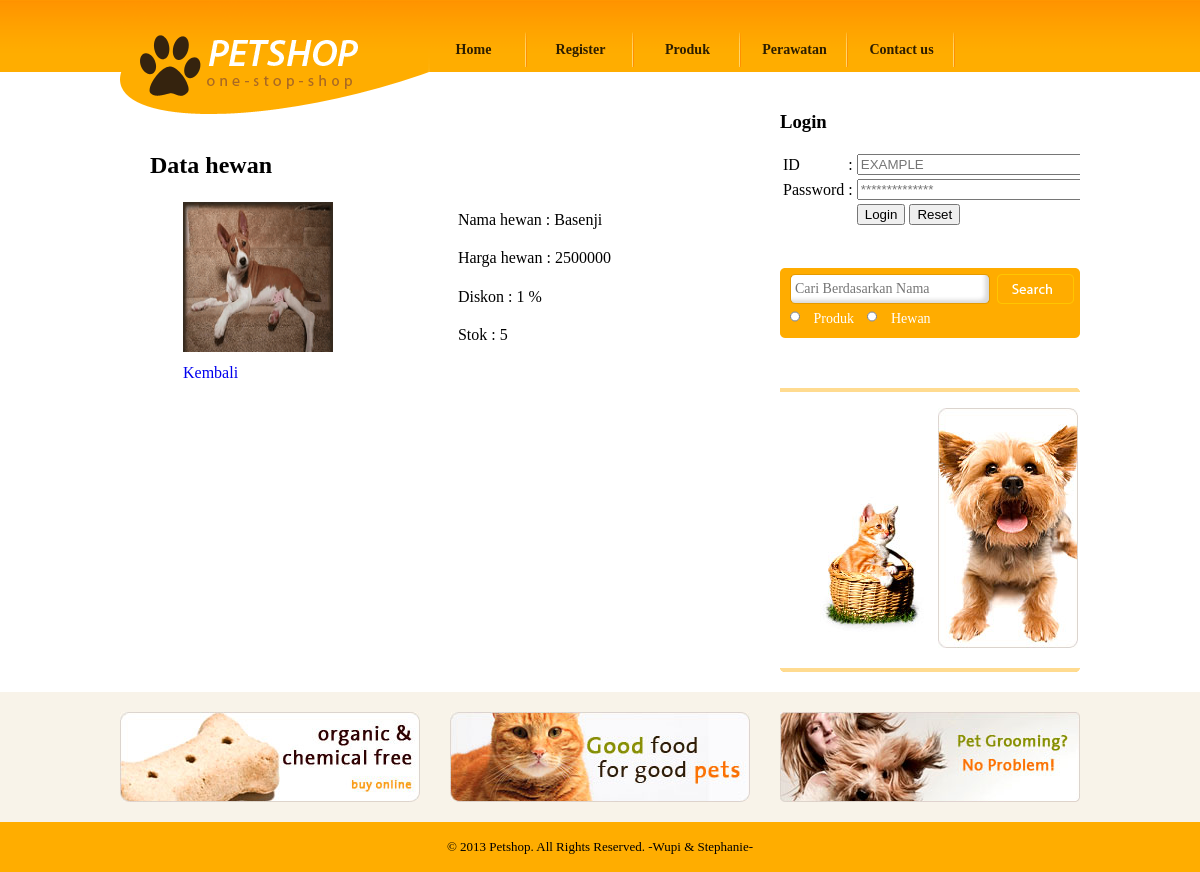
Page /PETSHOP/lihat_hewan.php?id_hewan=1 on the committed database.
### tables this page shows
CREATE TABLE `hewan` (
  `id_hewan` char(8) NOT NULL,
  `id_kategori_hewan` char(8) NOT NULL,
  `nama_hewan` varchar(30) DEFAULT NULL,
  `direktori_gambar_hewan` varchar(100) DEFAULT NULL,
  `harga_hewan` double DEFAULT NULL,
  `diskon` float DEFAULT NULL,
  `stok` int(11) DEFAULT NULL,
  PRIMARY KEY (`id_hewan`),
  KEY `id_kategori_hewan` (`id_kategori_hewan`),
  CONSTRAINT `hewan_ibfk_1` FOREIGN KEY (`id_kategori_hewan`) REFERENCES `kategori_hewan` (`id_kategori_hewan`)
);

### PETSHOP/lihat_hewan.php (the view, shortened to what this page needs)
<!DOCTYPE html PUBLIC "-//W3C//DTD XHTML 1.0 Transitional//EN" "http://www.w3.org/TR/xhtml1/DTD/xhtml1-transitional.dtd">
<html xmlns="http://www.w3.org/1999/xhtml">
<head>
	<link href="css/style.css" rel="stylesheet" type="text/css" />
</head>
<body>
<?php include "header.php";?>
<div id="body">
<div id="content">
<div class="content">
<div class="about">
	<h2>Data hewan</h2>
	<ul>
	<li>
	<form method="post" action="form_update_hewan.php" class="login">
	<table width="90%"  align="center" border=0>
		<?php
		include "koneksi.php";
		$id_hewan=$_GET['id_hewan'];
		$lihat_hewan=mysql_query("SELECT * FROM hewan WHERE id_hewan='$id_hewan'");
		$data=mysql_fetch_array($lihat_hewan);
		$data['diskon']=$data['diskon']*100;
		echo " <tr>
					<td rowspan=4><img src= '$data[direktori_gambar_hewan]' width=150 height=150></td>
					<td>Nama hewan : $data[nama_hewan]</td>
				</tr>
				<tr><td>Harga hewan : $data[harga_hewan]</td></tr>
				<tr><td>Diskon : $data[diskon] %</td> </tr>
				<tr><td>Stok : $data[stok]</td></tr>
				<tr>
					<td colspan=2 align=center>
					</td>
				</tr>
				<tr><td colspan=3><a href=produk.php>Kembali</a></td><tr>
				";
		?>
	</table>
	</form>
	</li>
	</ul>
</div>
</div>
<div id="sidebar">
	<?php include "form_login.php"; ?>
	<?php include "cari.php"; ?>
	<?php include "shoping_guide.php"; ?>
	<?php include "iklan.php"; ?>
<div id="footer">
	<?php include "footer.php"; ?>
</div>
</body>
</html>

### PETSHOP/css/style.css (style rules this page uses)
body { margin:0; padding:0; background: url("../images/bg-body.gif"); background-repeat:repeat-x; }
#body div#content { width:960px; margin:0 auto; overflow:hidden; background-image:none; height:auto; overflow:hidden; }
#body div#content .content { float:left; width:640px; margin-right:20px; background-image:none; height:auto; overflow:hidden; }
#body #content .content h2 { font-family: "Myriad Pro"; margin: 80px 0 0 30px; }
#body #content .content ul { margin:0; padding:0; list-style-type:none; }
#body #content .content ul li { width:300px; padding:0 10px; margin:0 0 20px 0; float:left; line-height:25px; height:auto; }
#body #content .content ul li a { text-decoration:none; }
#body #content .content ul li img { border:0; float:left; margin-right:10px; }
#body #content .content .about { width:640px; height:auto; overflow:hidden; }
#body #content .content .about h2 { margin:80px 0 0 30px; font-family: "Myriad Pro"; }
#body #content .content .about ul { margin:0; padding:0; list-style-type:none; }
#body #content .content .about ul li { clear:both; width:600px; padding:20px 10px 0 30px; }
#body #content #sidebar { float:left; width:300px; background-image:none; }
#footer { background-color:#310000; background-image:none; }

### rows in the picture
hewan: direktori_gambar_hewan (picture), nama_hewan "Basenji", harga_hewan "2500000", stok "5"

### other values in the picture
$data[diskon] "1"
